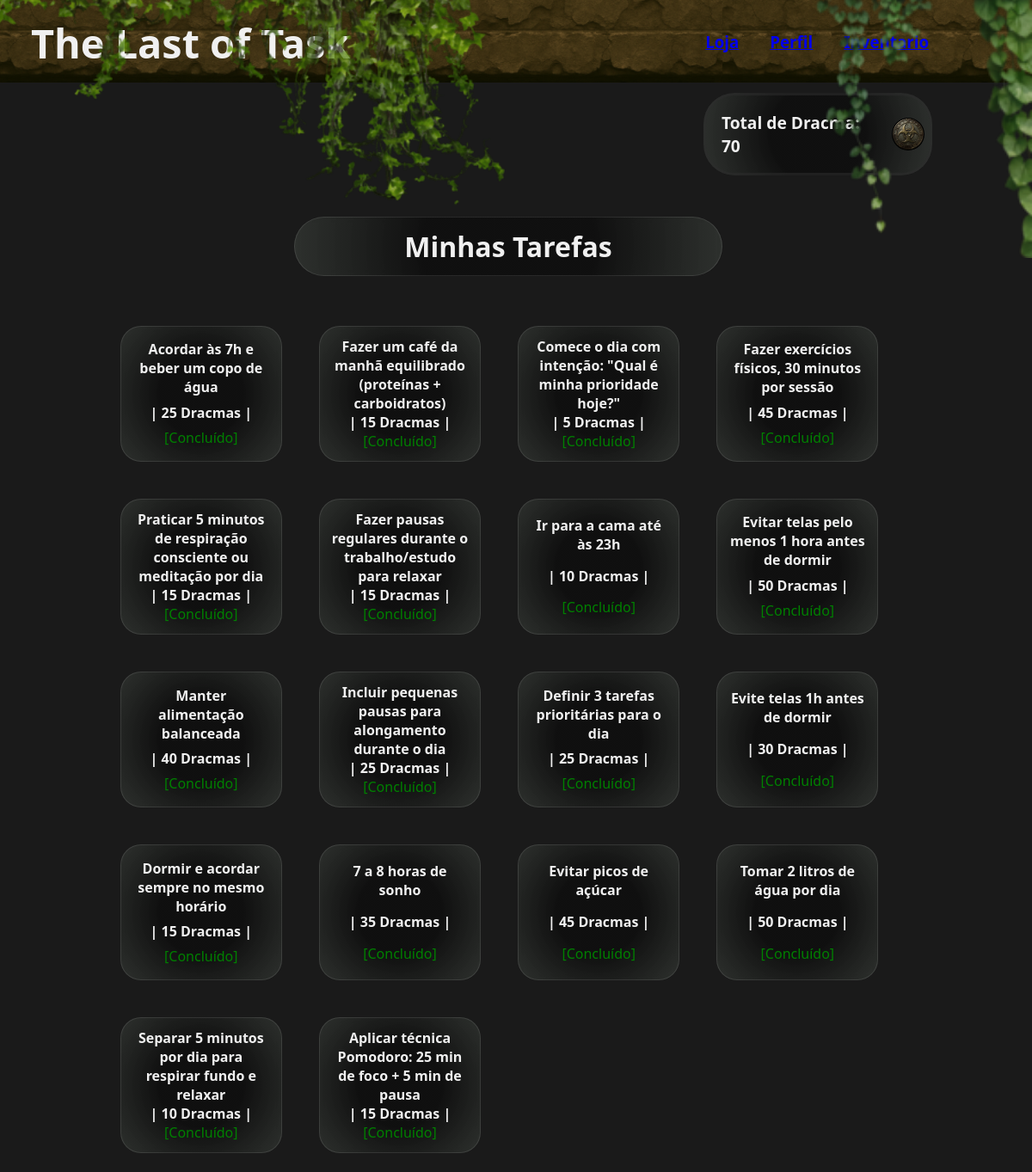
The page /menu (signed in) on the database its author committed.
### banco_de_dados/models.py (models this page shows)
class Task(Base):
    __tablename__ = 'task'
    task_id = Column(Integer, primary_key=True, autoincrement=True)
    user_id = Column(Integer, ForeignKey('user.user_id'), nullable=False)
    titulo = Column(String(100), nullable=False)
    pilulas_recompensa = Column(Integer, nullable=False)
    concluido = Column(Boolean, default=False)
    user = relationship('User', back_populates='tasks')
    user_tasks = relationship('UserTasks', back_populates='task')

### app.py (the view)
@app.route('/menu')
@login_required
def menu():
    reiniciarTask()
    db_session = DB_Session()
    try:
        user_id = session['user_id']
        user = db_session.query(User).get(user_id)
        pilulas = user.pilulas if user else 0
        tasks = db_session.query(Task).filter(Task.user_id.is_(user_id)).all()
    finally:
        db_session.close()
    return render_template('index.html', tarefas=tasks, pilulas_totais=pilulas)

### app.py (called while the page is built)
def login_required(f): #recebe outra funcao como parametro, por exemplo a rota index
    @wraps(f) #mantem o nome e a documentação da função original
    def decorated_function(*args, **kwargs):
        if 'user_id' not in session:
            flash("Você precisa estar logado.")
            return redirect(url_for('login')) # se nao tiver logado, irar impedir o acesso do usario a aqla pagina
        return f(*args, **kwargs) #se logado, execulta a funcao normalmente
    return decorated_function

### banco_de_dados/services.py (called while the page is built, shortened)
def reiniciarTask():
    db_session = DB_Session()
    try:
        controle = db_session.query(ControleReset).first()
        hoje = date.today()
        if controle.data_ultima_reset != hoje:
            db_session.query(Task).update({Task.concluido: False})
            controle.data_ultima_reset = hoje
            db_session.commit()
    finally:
        db_session.close()

### templates/index.html (shortened to what this page needs)
<!doctype html>
<html lang="en">
<head>
    <link rel="stylesheet" href="{{ url_for('static', filename='style.css') }}">
</head>
<body id="body_index">
    <header id="menu_bar">
        <div class="titulo-container">
            <h1>The Last of Task</h1>
            <img src="{{ url_for('static', filename='imagens/cipo2.png') }}" alt="folhagem" class="cipo-decorativo1">
        </div>
        <div id="menu_bar2">
            <h3 id="menu-l-1"><a href="{{url_for('loja')}}">Loja</a></h3>
            <h3 id="menu-l-2"><a href="{{url_for('status')}}">Perfil</a></h3>
            <h3 id="menu-l-3"><a href="{{url_for('inventario')}}">Inventario</a></h3>
            <img src="{{ url_for('static', filename='imagens/cipo1.png') }}" alt="folhagem" class="cipo-decorativo2">
        </div>
    </header>
    <main id="main_conteiner">
        <div id="saldo">
            <h1>Total de Dracma: {{ pilulas_totais  }}</h1>
            <div class="img_money"></div>
        </div>
        <div id="d_tarefas">
            <h1>Minhas Tarefas</h1>
                <ul id="ul_tarefas">
                    {% for tarefa in tarefas %}
                        <li id="li_tarefas">
                            <strong>{{ tarefa.titulo }}</strong>
                            <strong>| {{ tarefa.pilulas_recompensa }} Dracmas |</strong>
                            {% if tarefa.concluido %}
                                <span style="color:green;">[Concluído]</span>
                            {% else %}
                                <form action="{{ url_for('concluirTarefa', task_id=tarefa.task_id) }}" method="post" style="display:inline;">
                                    <button style="color:red;" type="submit">Finalizar Tarefa</button>
                                </form>
                            {% endif %}
                        </li>
                    {% else %}
                        <h1>Por favor, reponda o formulario para que possamos oderecer a melhor rotina possivel para voce</h1>
                        <h3><a href="{{url_for('coletarDados')}}">Coleta de dados</a></h3>
                    {% endfor %}
                </ul>
        </div>
    </main>
</body>
</html>

### static/style.css (style rules this page uses)
* { margin: 0; }
#menu_bar { padding: 1vw 0 1vw 0; display: flex; flex-direction:row; align-items: center; background-image: url(/static/imagens/menu.png); background-repeat: repeat; background-size: 35% 100%; width: 100%; height: 6vw; }
#menu_bar2, #menu_bar3 { position: relative; padding: 2vw 0 2vw 0; display: flex; flex-direction:row; align-items: center; justify-content: flex-end; margin: 0; padding-right: 10vw; }
#menu_bar2 { width: 60%; height: 100%; }
.titulo-container { display: flex; justify-content: center; align-items: center; width: 40%; height: 100%; position: relative; display: inline-block; }
.titulo-container h1 { position: relative; font-size: 3.9vw; padding: 0.5vw 0 0 3vw; z-index: 1; }
.cipo-decorativo1, .cipo-decorativo2 { position: absolute; z-index: 2; pointer-events: none; }
.cipo-decorativo1 { top: -13vw; right: -13vw; width: 70vw; height: 39vw; opacity: 0.8; }
.cipo-decorativo2 { margin: 0; top: -9vw; right: 0; width: 35vw; height: 35vw; opacity: 0.89; }
#menu_bar h3 { margin-left: 3vw; }
#body_index { background-image: url(/static/imagens/full.png); background-size: cover; background-repeat: no-repeat; background-attachment: fixed; background-color: #1a1a1a; color: #f0f0f0; font-family: 'Segoe UI', sans-serif; width: 100%; height: 100%; }
#main_conteiner { display: flex; flex-direction: column; justify-content: flex-start; align-items: center; width: 98.5vw; height: 100vw; }
#main_conteiner #saldo { background: radial-gradient( circle, rgba(15, 15, 15, 0.9) 40%, rgba(60, 65, 60, 0.6) 100% ); border: 3px solid rgba(46, 46, 46, 0.562); backdrop-filter: blur(4px); display: flex; align-items: center; justify-content: center; width: 21%; padding: 0.5vw; margin: 1vw 0vw 3vw 60vw; border-radius: 3vw 3vw; font-size: 0.8vw; }
#main_conteiner #saldo h1 { margin: 1vw 1vw 1vw 1vw; }
#main_conteiner #d_tarefas { display: flex; flex-direction: column; align-items: center; width: 80%; height: 110%; margin: 0vw 10vw 15vw 10vw; }
#main_conteiner #d_tarefas #ul_tarefas { display: flex; width: 100%; height: 100%; flex-wrap: wrap; padding-left: 0; }
#main_conteiner #d_tarefas h1 { background: radial-gradient( circle, rgba(15, 15, 15, 0.9) 40%, rgba(60, 65, 60, 0.6) 100% ); border: 1px solid rgba(255, 255, 255, 0.1); backdrop-filter: blur(4px); display: flex; justify-content: center; width: 50%; padding: 1vw; margin: 1vw 1vw 3vw 1vw; border-radius: 3vw 3vw; }
#main_conteiner #d_tarefas #li_tarefas { list-style: none; background: radial-gradient( circle, rgba(15, 15, 15, 0.9) 40%, rgba(60, 65, 60, 0.6) 100% ); border: 1px solid rgba(255, 255, 255, 0.1); backdrop-filter: blur(4px); display: flex; flex-direction: column; align-items: center; justify-content: space-around; width: 13.5vw; height: 11vw; margin: 1.8vw; padding: 1vw 1vw 1vw 1vw; border-radius: 2vw 2vw; }
#main_conteiner #d_tarefas #li_tarefas strong, span, button { text-align: center; }
.img_money { background-image: url(/static/imagens/money.png); background-position: 0vw 0vw; background-repeat: no-repeat; background-size: cover; overflow: hidden; width: 3vw; height: 3vw; border-radius: 100%; border: 1px solid rgb(0, 0, 0); }

### rows shown on the page
Task: titulo "Acordar às 7h e beber um copo de água", pilulas_recompensa "25", concluido "[Concluído]"
Task: titulo "Fazer um café da manhã equilibrado (proteínas + carboidratos)", pilulas_recompensa "15", concluido "[Concluído]"
Task: titulo "Comece o dia com intenção: \"Qual é minha prioridade hoje?\"", pilulas_recompensa "5", concluido "[Concluído]"
Task: titulo "Fazer exercícios físicos, 30 minutos por sessão", pilulas_recompensa "45", concluido "[Concluído]"
Task: titulo "Praticar 5 minutos de respiração consciente ou meditação por dia", pilulas_recompensa "15", concluido "[Concluído]"
Task: titulo "Fazer pausas regulares durante o trabalho/estudo para relaxar", pilulas_recompensa "15", concluido "[Concluído]"
Task: titulo "Ir para a cama até às 23h", pilulas_recompensa "10", concluido "[Concluído]"
Task: titulo "Evitar telas pelo menos 1 hora antes de dormir", pilulas_recompensa "50", concluido "[Concluído]"
Task: titulo "Manter alimentação balanceada", pilulas_recompensa "40", concluido "[Concluído]"
Task: titulo "Incluir pequenas pausas para alongamento durante o dia", pilulas_recompensa "25", concluido "[Concluído]"
Task: titulo "Definir 3 tarefas prioritárias para o dia", pilulas_recompensa "25", concluido "[Concluído]"
Task: titulo "Evite telas 1h antes de dormir", pilulas_recompensa "30", concluido "[Concluído]"
Task: titulo "Dormir e acordar sempre no mesmo horário", pilulas_recompensa "15", concluido "[Concluído]"
Task: titulo "7 a 8 horas de sonho", pilulas_recompensa "35", concluido "[Concluído]"
Task: titulo "Evitar picos de açúcar", pilulas_recompensa "45", concluido "[Concluído]"
Task: titulo "Tomar 2 litros de água por dia", pilulas_recompensa "50", concluido "[Concluído]"
Task: titulo "Separar 5 minutos por dia para respirar fundo e relaxar", pilulas_recompensa "10", concluido "[Concluído]"
Task: titulo "Aplicar técnica Pomodoro: 25 min de foco + 5 min de pausa", pilulas_recompensa "15", concluido "[Concluído]"

### other values the page prints
{{ pilulas_totais }} "70"
